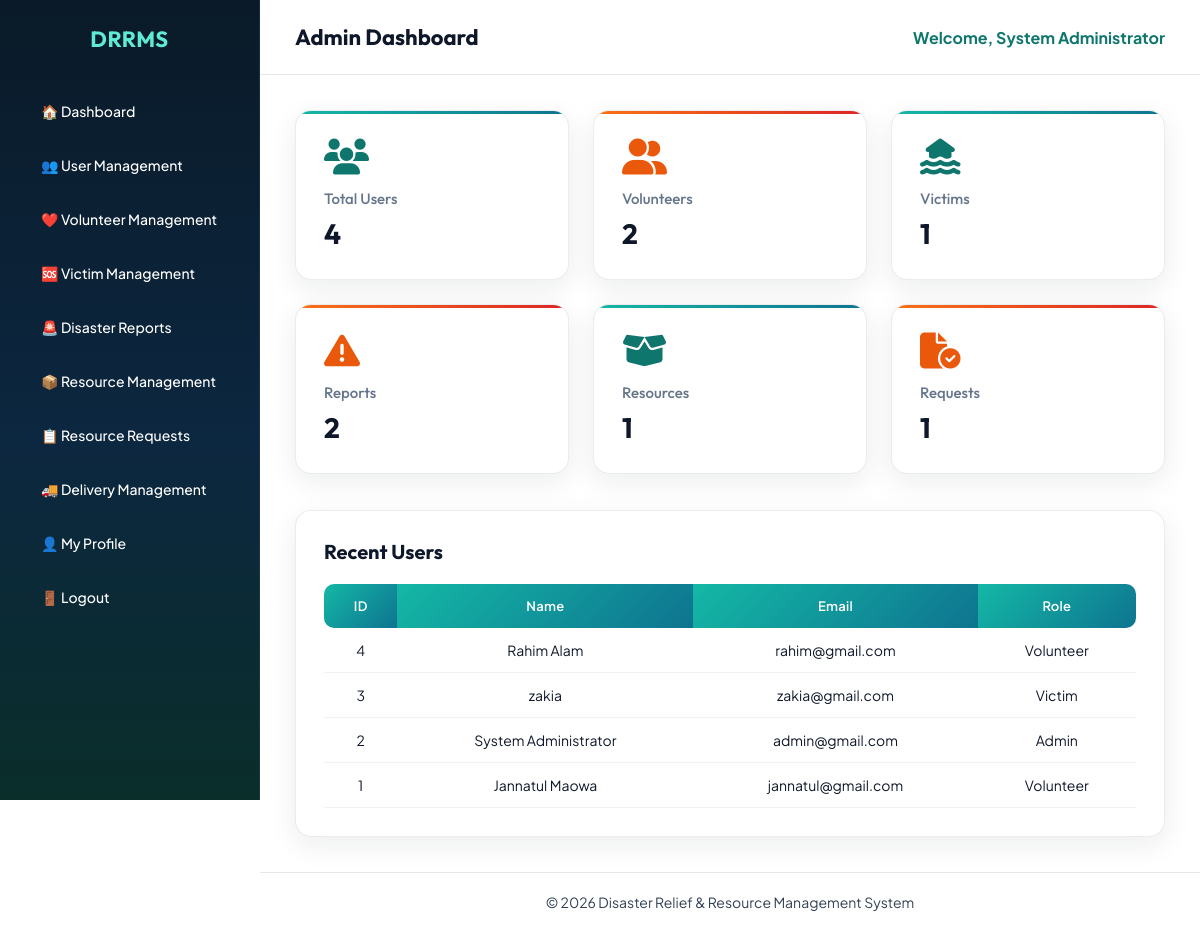
/admin/dashboard.php (signed in), run on the app's committed database.
### tables this page shows
CREATE TABLE `users` (
  `user_id` int(11) NOT NULL,
  `name` varchar(100) NOT NULL,
  `email` varchar(100) NOT NULL,
  `phone` varchar(20) NOT NULL,
  `address` text NOT NULL,
  `password` varchar(255) NOT NULL,
  `registration_date` date NOT NULL,
  `nid_number` varchar(20) NOT NULL,
  `role` enum('Admin','Volunteer','Victim') NOT NULL
);

### admin/dashboard.php (the view, shortened to what this page needs)
<?php
include("../config/database.php");
$totalUsers=mysqli_num_rows(mysqli_query($conn,"SELECT * FROM users"));
$totalVolunteers=mysqli_num_rows(mysqli_query($conn,"SELECT * FROM volunteer"));
$totalVictims=mysqli_num_rows(mysqli_query($conn,"SELECT * FROM victim"));
$totalReports=mysqli_num_rows(mysqli_query($conn,"SELECT * FROM disaster_report"));
$totalResources=mysqli_num_rows(mysqli_query($conn,"SELECT * FROM resource"));
$totalRequests=mysqli_num_rows(mysqli_query($conn,"SELECT * FROM resource_request"));
?>
<!DOCTYPE html>
<html lang="en">
<head>
<link rel="stylesheet" href="../css/admin.css">
<link rel="stylesheet"
href="https://cdnjs.cloudflare.com/ajax/libs/font-awesome/6.7.2/css/all.min.css">
</head>
<body>
<div class="dashboard">
<?php include("../includes/admin_sidebar.php"); ?>
<div class="main-content">
<?php include("../includes/admin_header.php"); ?>
<div class="content">
<div class="cards">
<div class="card">
<i class="fa-solid fa-users"></i>
<h3>Total Users</h3>
<p><?php echo $totalUsers; ?></p>
</div>
<div class="card">
<i class="fa-solid fa-user-group"></i>
<h3>Volunteers</h3>
<p><?php echo $totalVolunteers; ?></p>
</div>
<div class="card">
<i class="fa-solid fa-house-flood-water"></i>
<h3>Victims</h3>
<p><?php echo $totalVictims; ?></p>
</div>
<div class="card">
<i class="fa-solid fa-triangle-exclamation"></i>
<h3>Reports</h3>
<p><?php echo $totalReports; ?></p>
</div>
<div class="card">
<i class="fa-solid fa-box-open"></i>
<h3>Resources</h3>
<p><?php echo $totalResources; ?></p>
</div>
<div class="card">
<i class="fa-solid fa-file-circle-check"></i>
<h3>Requests</h3>
<p><?php echo $totalRequests; ?></p>
</div>
</div>
<div class="table-box">
<h2>Recent Users</h2>
<table>
<tr>
<th>ID</th>
<th>Name</th>
<th>Email</th>
<th>Role</th>
</tr>
<?php
$result=mysqli_query($conn,"
SELECT *
FROM users
ORDER BY user_id DESC
LIMIT 5
");
while($row=mysqli_fetch_assoc($result))
{
?>
<tr>
<td><?php echo $row['user_id']; ?></td>
<td><?php echo $row['name']; ?></td>
<td><?php echo $row['email']; ?></td>
<td><?php echo $row['role']; ?></td>
</tr>
<?php
}
?>
</table>
</div>
</div>
<?php include("../includes/admin_footer.php"); ?>
</div>
</div>
</body>
</html>

### includes/admin_sidebar.php
<div class="sidebar">
    <h2>DRRMS</h2>
    <ul>
        <li>
            <a href="dashboard.php">
                🏠 Dashboard
            </a>
        </li>
        <li>
            <a href="users.php">
                👥 User Management
            </a>
        </li>
        <li>
            <a href="volunteers.php">
                ❤️ Volunteer Management
            </a>
        </li>
        <li>
            <a href="victims.php">
                🆘 Victim Management
            </a>
        </li>
        <li>
            <a href="disaster_reports.php">
                🚨 Disaster Reports
            </a>
        </li>
        <li>
            <a href="resources.php">
                📦 Resource Management
            </a>
        </li>
        <li>
            <a href="resource_requests.php">
                📋 Resource Requests
            </a>
        </li>
        <li>
    <a href="delivery_management.php">
        🚚 Delivery Management
    </a>
</li>
<li>
    <a href="profile.php">
        👤 My Profile
    </a>
</li>
        <li>
            <a href="logout.php">
                🚪 Logout
            </a>
        </li>
    </ul>
</div>

### includes/admin_header.php
<div class="topbar">
    <h2>Admin Dashboard</h2>
    <div class="admin-name">
        Welcome,
        <strong><?php echo $_SESSION['name']; ?></strong>
    </div>
</div>

### includes/admin_footer.php
<footer class="admin-footer">
    © 2026 Disaster Relief & Resource Management System
</footer>

### css/admin.css (style rules this page uses)
:root { --bg-page:#eef4f7; --bg-deep:#061018; --bg-sidebar:#0a1a28; --primary:#14b8a6; --primary-deep:#0f766e; --accent:#f97316; --text:#0f172a; --muted:#64748b; --white:#ffffff; --border:rgba(15,23,42,.08); --gradient-primary:linear-gradient(135deg, #14b8a6 0%, #0e7490 100%); --gradient-accent:linear-gradient(135deg, #f97316 0%, #dc2626 100%); --gradient-sidebar: linear-gradient(180deg, #0a1a28 0%, #0c2740 55%, #0a2e2a 100%); --shadow:0 8px 28px rgba(15,23,42,.08); --font-display:'Outfit',sans-serif; --font-body:'Plus Jakarta Sans',sans-serif; }
* { margin:0; padding:0; box-sizing:border-box; font-family:var(--font-body); }
body { background:#ffffff; color:var(--text); }
h1,h2,h3,.sidebar h2 { font-family:var(--font-display); }
.dashboard { display:flex; min-height:100vh; background:#ffffff; }
.sidebar { width:260px; background:var(--gradient-sidebar); color:#ffffff; position:fixed; height:100vh; padding:25px; overflow-y:auto; border-right:1px solid rgba(148,163,184,.12); z-index:100; }
.sidebar h2 { text-align:center; margin-bottom:36px; font-size:22px; color:#5eead4; letter-spacing:.02em; }
.sidebar ul { list-style:none; }
.sidebar ul li { margin:10px 0; }
.sidebar ul li a { text-decoration:none; color:#ffffff !important; display:block; padding:13px 16px; border-radius:12px; transition:.25s; font-size:14px; font-weight:500; }
.main-content { margin-left:260px; width:calc(100% - 260px); min-height:100vh; background:#ffffff; display:flex; flex-direction:column; }
.topbar { height:75px; background:#ffffff; display:flex; justify-content:space-between; align-items:center; padding:0 35px; border-bottom:1px solid #e5e7eb; position:sticky; top:0; z-index:50; flex-shrink:0; }
.topbar h2 { color:#0f172a; font-size:22px; }
.admin-name { color:#0f766e; font-weight:700; }
.content { padding:35px; background:#ffffff; color:#0f172a; flex:1 0 auto; }
.content h2 { color:#0f172a; }
.admin-footer, footer { margin-top:auto; width:100%; text-align:center; padding:20px; color:#334155; background:#ffffff !important; border-top:1px solid #e5e7eb; font-size:14px; flex-shrink:0; display:flex; align-items:center; justify-content:center; }
.cards { display:grid; grid-template-columns:repeat(auto-fit,minmax(220px,1fr)); gap:24px; }
.card { background:var(--white); color:var(--text); border-radius:16px; padding:28px; transition:.35s; border:1px solid var(--border); box-shadow:var(--shadow); position:relative; overflow:hidden; }
.card::before { content:''; position:absolute; top:0; left:0; right:0; height:3px; background:var(--gradient-primary); }
.card:nth-child(even)::before { background:var(--gradient-accent); }
.card i { font-size:36px; margin-bottom:14px; color:#0f766e; }
.card:nth-child(even) i { color:#ea580c; }
.card h3 { margin-bottom:8px; font-size:15px; color:#64748b; font-weight:500; }
.card p { font-size:28px; font-weight:700; color:#0f172a; font-family:var(--font-display); }
.table-box { margin-top:36px; background:var(--white); border-radius:16px; padding:28px; border:1px solid var(--border); box-shadow:var(--shadow); }
.table-box h2 { margin-bottom:20px; font-size:20px; }
table { width:100%; border-collapse:collapse; }
table th { background:var(--gradient-primary); color:white; padding:14px; font-weight:600; font-size:13px; letter-spacing:.02em; }
table th:first-child { border-radius:10px 0 0 10px; }
table th:last-child { border-radius:0 10px 10px 0; }
table td { padding:13px; border-bottom:1px solid #eef2f6; text-align:center; font-size:14px; color:#0f172a; background:#ffffff; }

### data on the page
users: user_id "4", name "Rahim Alam", email "rahim@gmail.com", role "Volunteer"
users: user_id "3", name "zakia", email "zakia@gmail.com", role "Victim"
users: user_id "2", name "System Administrator", email "admin@gmail.com", role "Admin"
users: user_id "1", name "Jannatul Maowa", email "jannatul@gmail.com", role "Volunteer"

### other printed values
$_SESSION['name'] "System Administrator"
$totalUsers "4"
$totalVolunteers "2"
$totalVictims "1"
$totalReports "2"
$totalResources "1"
$totalRequests "1"
